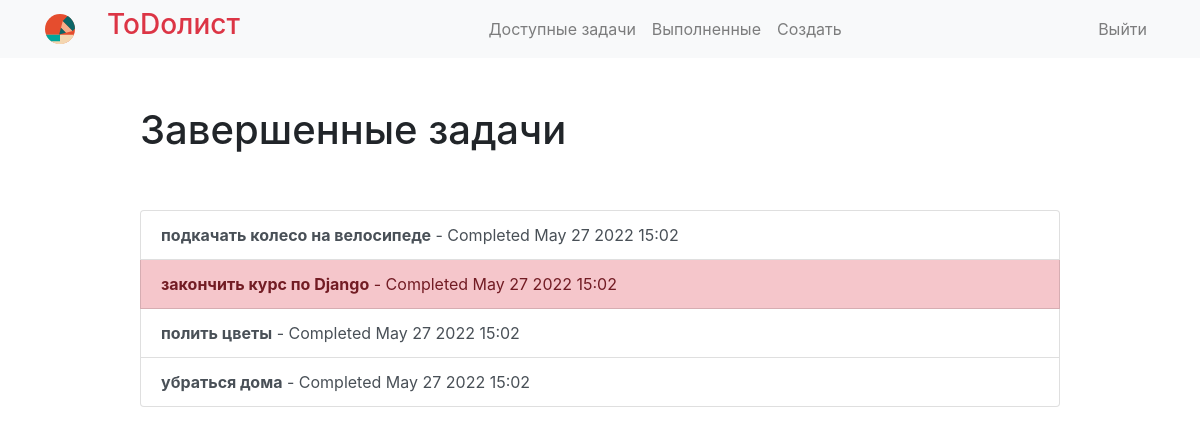
The app's page /completed/ (signed in) with its own data.
### todo/models.py (models this page shows, shortened)
class Todo(models.Model):
    title = models.CharField(max_length=100)  # в заголовках небольше 200символов
    memo = models.TextField(blank=True)  # описание, blank=True - заполнение поля необязательное
    created = models.DateTimeField(auto_now=True)  # отображается не только дата, но и время
    datecompleted = models.DateTimeField(null=True, blank=True)
    important = models.BooleanField(default=False)  # важность задачи, по умолчанию не важная задача
    user = models.ForeignKey(User, on_delete=models.CASCADE)

### todo/views.py (the view)
# urls.py: path('completed/', views.completedtodos, name='completedtodos'),  # просмотр завершенных задач
@login_required
def completedtodos(request):
    todos = Todo.objects.filter(user=request.user, datecompleted__isnull=False).order_by('datecompleted')
    return render(request, 'todo/completedtodos.html', {'todos': todos})

### todo/templates/todo/completedtodos.html
{% extends 'todo/base.html' %}
{% block content %}
    <div class="row justify-content-center mt-5">
        <div class="col-md-10">
            <h1>Завершенные задачи</h1>
        </div>
    </div>
    <div class="row justify-content-center mt-5">
        <div class="col-md-10">
            <div class="list-group">
                {% for todo in todos %}
                    <a href="{% url 'viewtodo' todo.id %}"
                       class="list-group-item list-group-item-action{% if todo.important %}
                       list-group-item-danger{% endif %}"><b>{{ todo.title }}</b>
                        - Completed {{ todo.datecompleted|date:'M j Y H:i' }}</a>
                {% endfor %}
            </div>
        </div>
    </div>
{% endblock %}

### records on screen
Todo: title "подкачать колесо на велосипеде", datecompleted "May 27 2022 15:02"
Todo: title "закончить курс по Django", datecompleted "May 27 2022 15:02"
Todo: title "полить цветы", datecompleted "May 27 2022 15:02"
Todo: title "убраться дома", datecompleted "May 27 2022 15:02"
